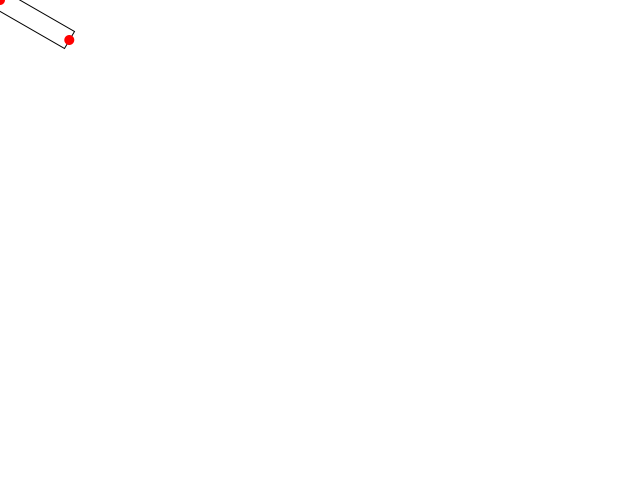
Frame 1 (no input)
Frame 60 (the mouse pressed at the canvas centre just before this capture): identical to frame 1, image omitted
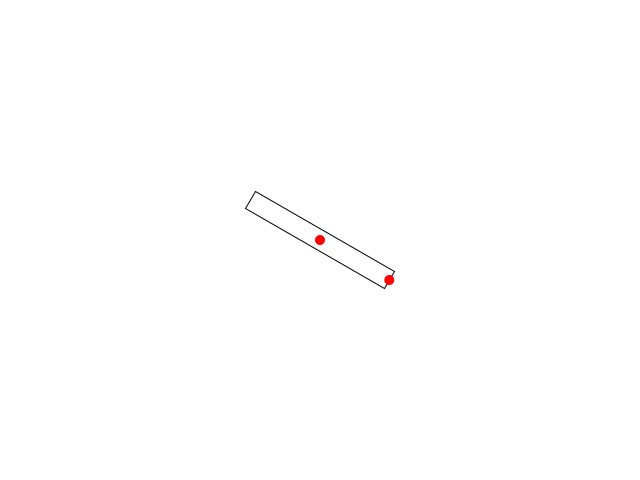
Frame 120 (the mouse held since frame 60 and released just before this capture)

The Processing sketch that drew these frames (run headless with seeded random() and noise(); from frame 60 on, the mouse is pressed at the canvas centre):

// Processing sketch: sketch_241007a
// ── sketch_241007a.pde
float rectW, rectH, rectA, rectX,  rectY;

void setup() {
  size(640, 480);

  rectW = 160;
  rectH = 20;
  rectA = 30;
  rectX = 100;
  rectY = 20;

  rectMode(CENTER);
}

void draw() {
  rectX = mouseX;
  rectY = mouseY;
  background(255);
  translate(rectX, rectY);
  rotate(radians(rectA));
  noFill();
  stroke(0);
  rect(0, 0, rectW, rectH);
  noStroke();
  fill(255, 0, 0);
  circle(0, 0, 10);
  circle(rectW * 0.5, 0, 10);
}
